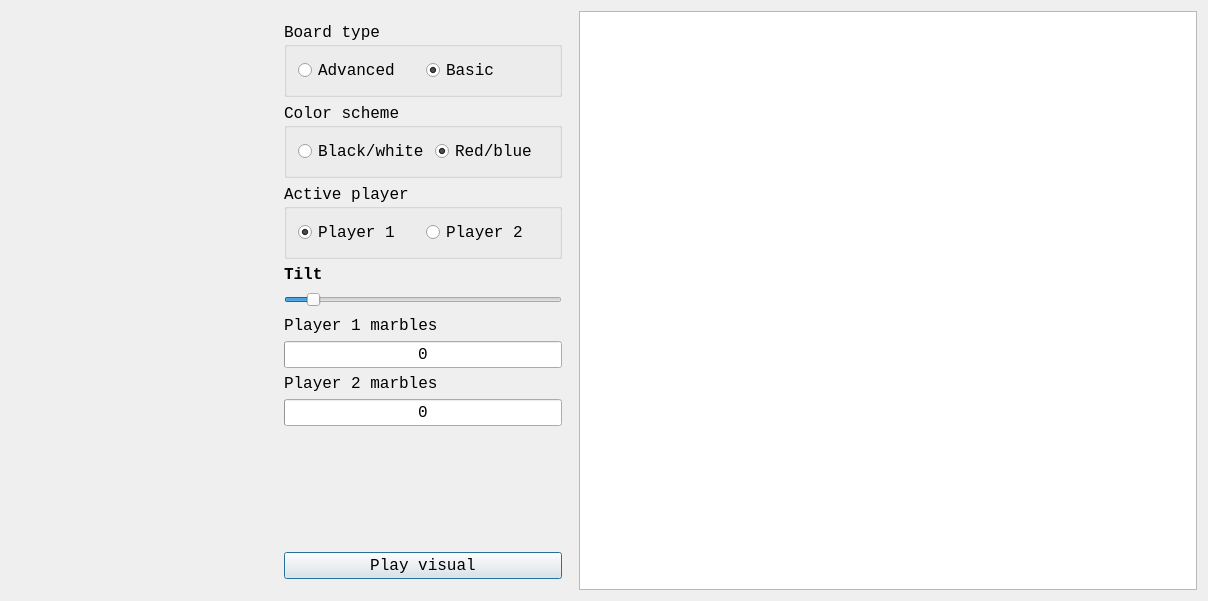
<?xml version="1.0" encoding="UTF-8"?>
<ui version="4.0">
 <class>QtTestPylosTestBoardDialog</class>
 <widget class="QDialog" name="QtTestPylosTestBoardDialog">
  <property name="geometry">
   <rect>
    <x>0</x>
    <y>0</y>
    <width>1208</width>
    <height>601</height>
   </rect>
  </property>
  <property name="font">
   <font>
    <family>Courier New</family>
    <pointsize>12</pointsize>
   </font>
  </property>
  <property name="focusPolicy">
   <enum>Qt::WheelFocus</enum>
  </property>
  <property name="windowTitle">
   <string>TestPylos (C) 2010 Richel Bilderbeek</string>
  </property>
  <property name="windowIcon">
   <iconset resource="ToolTestPylos.qrc">
    <normaloff>:/images/R.png</normaloff>:/images/R.png</iconset>
  </property>
  <property name="styleSheet">
   <string notr="true"/>
  </property>
  <layout class="QHBoxLayout" name="horizontalLayout">
   <item>
    <widget class="QWidget" name="widget_pylos" native="true">
     <property name="minimumSize">
      <size>
       <width>256</width>
       <height>256</height>
      </size>
     </property>
     <property name="maximumSize">
      <size>
       <width>256</width>
       <height>256</height>
      </size>
     </property>
     <layout class="QGridLayout" name="gridLayout_2">
      <item row="0" column="0">
       <layout class="QGridLayout" name="widget_pylos_layout">
        <property name="rightMargin">
         <number>0</number>
        </property>
        <property name="spacing">
         <number>0</number>
        </property>
       </layout>
      </item>
     </layout>
    </widget>
   </item>
   <item>
    <widget class="QWidget" name="widget_options" native="true">
     <property name="sizePolicy">
      <sizepolicy hsizetype="Preferred" vsizetype="Preferred">
       <horstretch>0</horstretch>
       <verstretch>0</verstretch>
      </sizepolicy>
     </property>
     <property name="maximumSize">
      <size>
       <width>300</width>
       <height>16777215</height>
      </size>
     </property>
     <layout class="QVBoxLayout" name="verticalLayout_3">
      <item>
       <widget class="QGroupBox" name="box_game_type">
        <property name="enabled">
         <bool>true</bool>
        </property>
        <property name="sizePolicy">
         <sizepolicy hsizetype="Preferred" vsizetype="Maximum">
          <horstretch>0</horstretch>
          <verstretch>0</verstretch>
         </sizepolicy>
        </property>
        <property name="toolTip">
         <string>Sets the board type</string>
        </property>
        <property name="title">
         <string>Board type</string>
        </property>
        <layout class="QHBoxLayout" name="horizontalLayout_3">
         <item>
          <widget class="QRadioButton" name="radio_advanced">
           <property name="toolTip">
            <string>Starts an advanced game</string>
           </property>
           <property name="text">
            <string>Advanced</string>
           </property>
          </widget>
         </item>
         <item>
          <widget class="QRadioButton" name="radio_basic">
           <property name="toolTip">
            <string>Starts a basic game</string>
           </property>
           <property name="text">
            <string>Basic</string>
           </property>
           <property name="checked">
            <bool>true</bool>
           </property>
          </widget>
         </item>
        </layout>
       </widget>
      </item>
      <item>
       <widget class="QGroupBox" name="box_color_scheme">
        <property name="sizePolicy">
         <sizepolicy hsizetype="Preferred" vsizetype="Maximum">
          <horstretch>0</horstretch>
          <verstretch>0</verstretch>
         </sizepolicy>
        </property>
        <property name="toolTip">
         <string>Sets the color scheme</string>
        </property>
        <property name="title">
         <string>Color scheme</string>
        </property>
        <layout class="QHBoxLayout" name="horizontalLayout_2">
         <item>
          <widget class="QRadioButton" name="radio_bw">
           <property name="toolTip">
            <string>Use the black and white color scheme</string>
           </property>
           <property name="text">
            <string>Black/white</string>
           </property>
          </widget>
         </item>
         <item>
          <widget class="QRadioButton" name="radio_rb">
           <property name="toolTip">
            <string>Use the red and blue color scheme</string>
           </property>
           <property name="text">
            <string>Red/blue</string>
           </property>
           <property name="checked">
            <bool>true</bool>
           </property>
          </widget>
         </item>
        </layout>
       </widget>
      </item>
      <item>
       <widget class="QGroupBox" name="box_player">
        <property name="sizePolicy">
         <sizepolicy hsizetype="Preferred" vsizetype="Preferred">
          <horstretch>0</horstretch>
          <verstretch>0</verstretch>
         </sizepolicy>
        </property>
        <property name="toolTip">
         <string>Sets the active player</string>
        </property>
        <property name="title">
         <string>Active player</string>
        </property>
        <layout class="QHBoxLayout" name="horizontalLayout_4">
         <item>
          <widget class="QRadioButton" name="radio_set_player1">
           <property name="toolTip">
            <string>Sets player 1 as the active player</string>
           </property>
           <property name="text">
            <string>Player 1</string>
           </property>
           <property name="checked">
            <bool>true</bool>
           </property>
          </widget>
         </item>
         <item>
          <widget class="QRadioButton" name="radio_set_player2">
           <property name="toolTip">
            <string>Sets player 2 to the active player</string>
           </property>
           <property name="text">
            <string>Player 2</string>
           </property>
          </widget>
         </item>
        </layout>
       </widget>
      </item>
      <item>
       <widget class="QLabel" name="label_tilt">
        <property name="toolTip">
         <string>The tilt of the board</string>
        </property>
        <property name="text">
         <string>&lt;html&gt;&lt;head/&gt;&lt;body&gt;&lt;p&gt;&lt;span style=&quot; font-weight:600;&quot;&gt;Tilt&lt;/span&gt;&lt;/p&gt;&lt;/body&gt;&lt;/html&gt;</string>
        </property>
       </widget>
      </item>
      <item>
       <widget class="QSlider" name="slider_tilt">
        <property name="minimumSize">
         <size>
          <width>0</width>
          <height>20</height>
         </size>
        </property>
        <property name="maximum">
         <number>360</number>
        </property>
        <property name="value">
         <number>30</number>
        </property>
        <property name="orientation">
         <enum>Qt::Horizontal</enum>
        </property>
       </widget>
      </item>
      <item>
       <widget class="QLabel" name="label_nmarbles_1">
        <property name="toolTip">
         <string>Number of marbles player 1 has on the board</string>
        </property>
        <property name="text">
         <string>Player 1 marbles</string>
        </property>
       </widget>
      </item>
      <item>
       <widget class="QProgressBar" name="bar1">
        <property name="toolTip">
         <string>&lt;html&gt;&lt;head/&gt;&lt;body&gt;&lt;p&gt;Note: this value can exceed 15&lt;/p&gt;&lt;/body&gt;&lt;/html&gt;</string>
        </property>
        <property name="maximum">
         <number>30</number>
        </property>
        <property name="value">
         <number>0</number>
        </property>
        <property name="format">
         <string>%v</string>
        </property>
       </widget>
      </item>
      <item>
       <widget class="QLabel" name="label_nmarbles_2">
        <property name="toolTip">
         <string>Number of marbles player 2 has on the board</string>
        </property>
        <property name="text">
         <string>Player 2 marbles</string>
        </property>
       </widget>
      </item>
      <item>
       <widget class="QProgressBar" name="bar2">
        <property name="toolTip">
         <string>&lt;html&gt;&lt;head/&gt;&lt;body&gt;&lt;p&gt;Note: this value can exceed 15&lt;/p&gt;&lt;/body&gt;&lt;/html&gt;</string>
        </property>
        <property name="maximum">
         <number>30</number>
        </property>
        <property name="value">
         <number>0</number>
        </property>
        <property name="format">
         <string>%v</string>
        </property>
       </widget>
      </item>
      <item>
       <spacer name="verticalSpacer">
        <property name="orientation">
         <enum>Qt::Vertical</enum>
        </property>
        <property name="sizeHint" stdset="0">
         <size>
          <width>20</width>
          <height>40</height>
         </size>
        </property>
       </spacer>
      </item>
      <item>
       <widget class="QPushButton" name="button_play_visual">
        <property name="toolTip">
         <string>&lt;html&gt;&lt;head/&gt;&lt;body&gt;&lt;p&gt;Plays a game by randomly clicking on the widget&lt;/p&gt;&lt;/body&gt;&lt;/html&gt;</string>
        </property>
        <property name="text">
         <string>Play visual</string>
        </property>
       </widget>
      </item>
     </layout>
    </widget>
   </item>
   <item>
    <widget class="QPlainTextEdit" name="text_log">
     <property name="readOnly">
      <bool>true</bool>
     </property>
    </widget>
   </item>
  </layout>
 </widget>
 <layoutdefault spacing="6" margin="11"/>
 <resources>
  <include location="ToolTestPylos.qrc"/>
 </resources>
 <connections/>
</ui>
